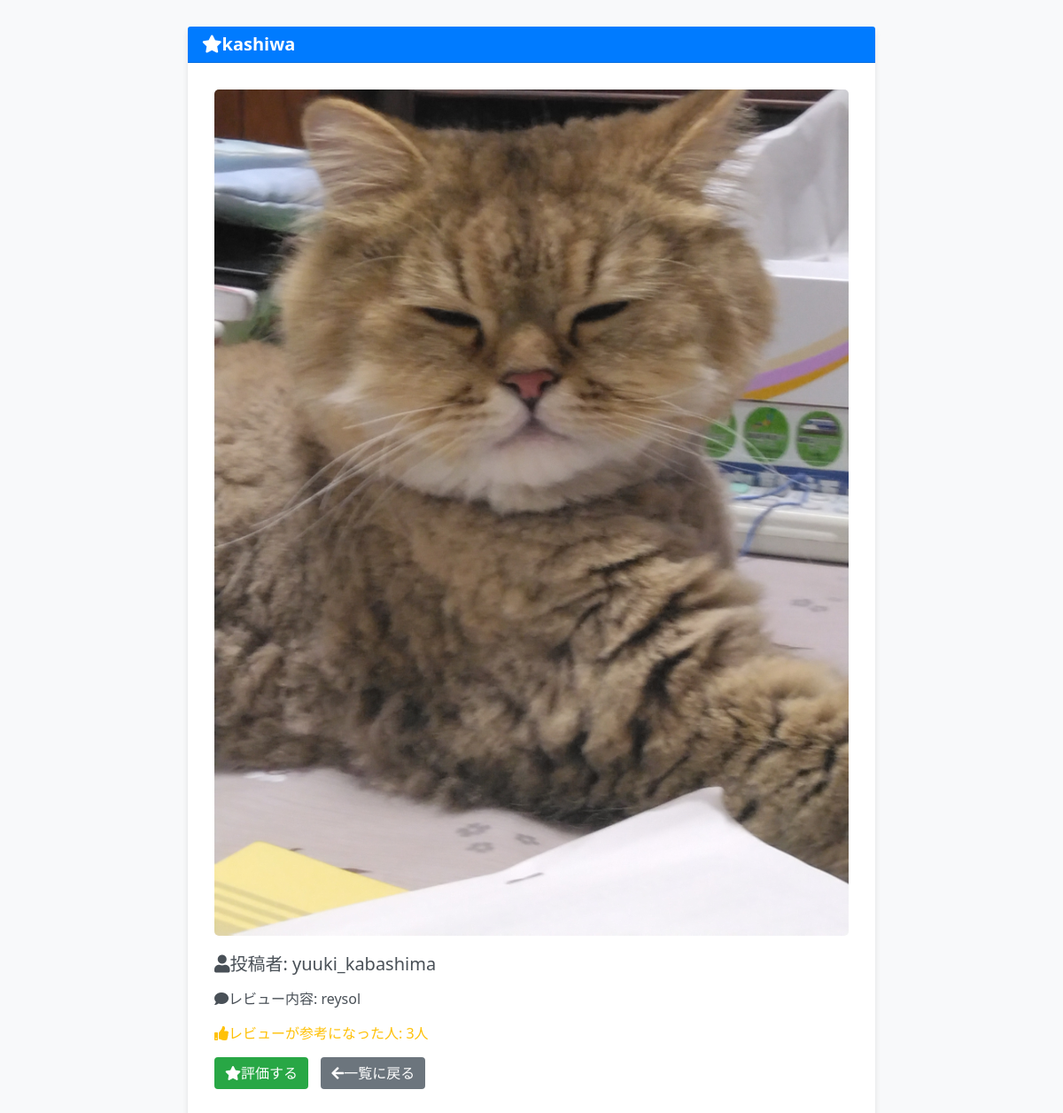
/detail/1, run on the app's committed database.
### reviewpost/models.py (models this page shows)
class ReviewModel(models.Model):
    author = models.ForeignKey(User, on_delete=models.CASCADE)
    title =models.CharField(max_length = 100)
    content = models.TextField()
    useful_num = models.IntegerField(null = True, blank = True, default = 0)
    product_image = models.ImageField(upload_to='',null = True, blank=True)

### reviewpost/views.py (the view)
# urls.py: path('detail/<int:pk>',detailview, name='detail'),
def detailview(request, pk):
    object = ReviewModel.objects.get(pk = pk)
    return render(request, 'detail.html', {'object': object})

### templates/detail.html (shortened to what this page needs)
{% extends 'base.html' %}
{% load static %}
{% block extra_css %}
<link rel="stylesheet" type="text/css" href="{% static 'style.css' %}">
<link rel="stylesheet" href="https://cdnjs.cloudflare.com/ajax/libs/font-awesome/5.15.3/css/all.min.css">
{% endblock %}
{% block content %}
<div class="container">
    <div class="card">
        <h5 class="card-header">
            <i class="fas fa-star mr-2"></i>{{ object.title }}
        </h5>
        <div class="card-body">
            {% if object.product_image %}
                <img src='{{ object.product_image.url }}' class="product-image" alt="{{ object.title }}">
            {% endif %}
            <h5 class="card-title">
                <i class="fas fa-user mr-2"></i>投稿者: {{ object.author }}
            </h5>
            <p class="card-text">
                <i class="fas fa-comment mr-2"></i>レビュー内容: {{ object.content }}
            </p>
            <p class="card-text useful-count">
                <i class="fas fa-thumbs-up mr-2"></i>レビューが参考になった人: {{ object.useful_num }}人
            </p>
            <a href="{% url 'evaluation' object.pk %}" class="btn btn-primary">
                <i class="fas fa-star mr-2"></i>評価する
            </a>
            <a href="{% url 'list' %}" class="btn btn-secondary">
                <i class="fas fa-arrow-left mr-2"></i>一覧に戻る
            </a>
        </div>
    </div>
</div>
{% endblock content %}

### static/style.css (style rules this page uses)
.card { margin-bottom: 30ps; }

### templates/detail.html (style rules this page uses)
body { background-color: #f8f9fa; }
.container { max-width: 800px; margin-top: 30px; }
.card { border: none; box-shadow: 0 4px 6px rgba(0, 0, 0, 0.1); }
.card-header { background-color: #007bff; color: white; font-weight: bold; }
.card-body { padding: 30px; }
.card-title, .card-text { color: #495057; margin-bottom: 15px; }
.btn-primary { background-color: #28a745; border: none; margin-right: 10px; }
.btn-secondary { background-color: #6c757d; border: none; }
.product-image { max-width: 100%; height: auto; margin-bottom: 20px; border-radius: 5px; }
.useful-count { color: #ffc107; }

### templates/base.html (style rules this page uses)
body { background-color: #f8f9fa; }

### data on the page
ReviewModel: title "kashiwa", product_image (picture), author "yuuki_kabashima", content "reysol", useful_num "3"
